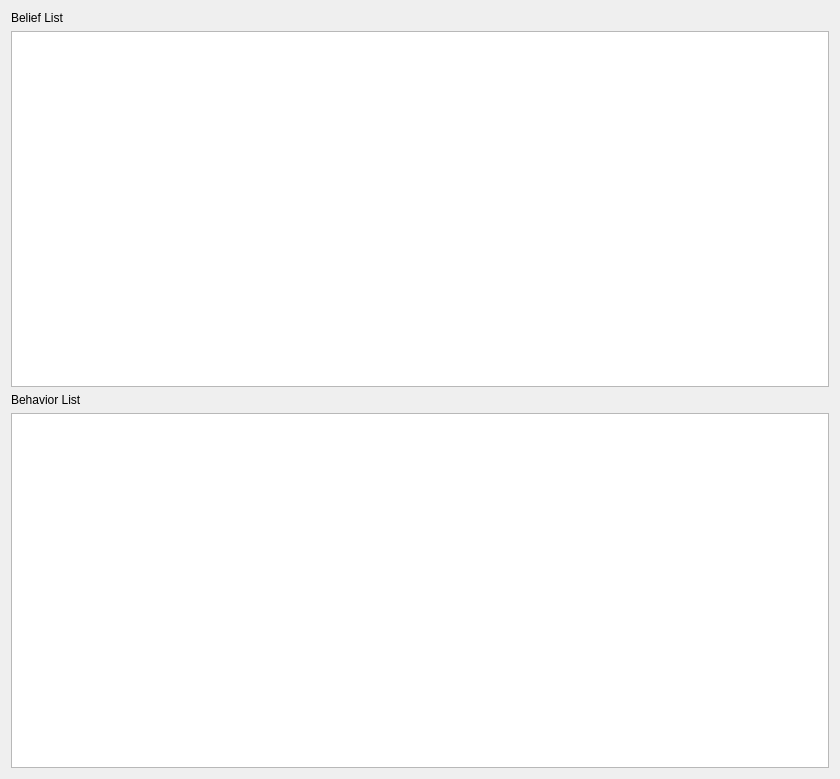
<?xml version="1.0" encoding="UTF-8"?>
<ui version="4.0">
 <class>BehaviorExecutionViewer</class>
 <widget class="QWidget" name="BehaviorExecutionViewer">
  <property name="geometry">
   <rect>
    <x>0</x>
    <y>0</y>
    <width>840</width>
    <height>779</height>
   </rect>
  </property>
  <property name="windowTitle">
   <string>Form</string>
  </property>
  <layout class="QGridLayout" name="gridLayout_2">
   <item row="0" column="0">
    <layout class="QGridLayout" name="gridLayout">
     <item row="0" column="0">
      <widget class="QLabel" name="belief_label">
       <property name="text">
        <string>Belief List</string>
       </property>
      </widget>
     </item>
     <item row="3" column="0">
      <widget class="QPlainTextEdit" name="behavior_content">
       <property name="readOnly">
        <bool>true</bool>
       </property>
      </widget>
     </item>
     <item row="1" column="0">
      <widget class="QPlainTextEdit" name="belief_content">
       <property name="readOnly">
        <bool>true</bool>
       </property>
      </widget>
     </item>
     <item row="2" column="0">
      <widget class="QLabel" name="behavior_label">
       <property name="text">
        <string>Behavior List</string>
       </property>
      </widget>
     </item>
    </layout>
   </item>
  </layout>
 </widget>
 <resources/>
 <connections/>
</ui>
